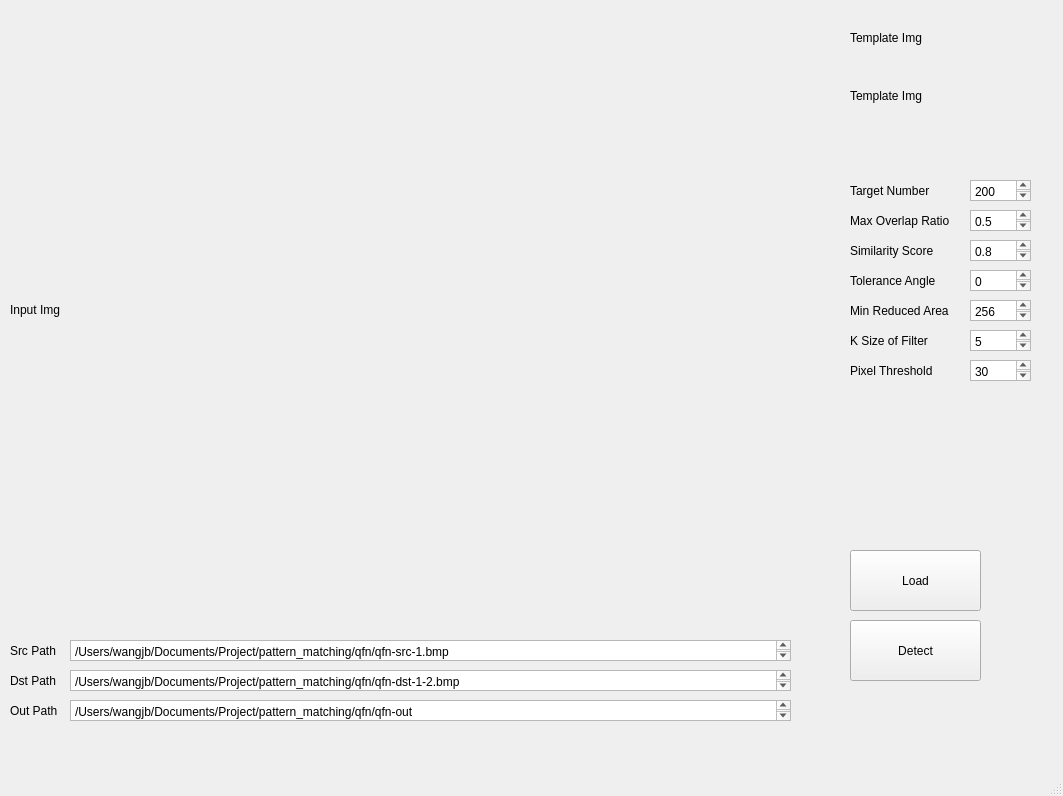
<?xml version="1.0" encoding="UTF-8"?>
<ui version="4.0">
 <class>MainWindow</class>
 <widget class="QMainWindow" name="MainWindow">
  <property name="geometry">
   <rect>
    <x>0</x>
    <y>0</y>
    <width>1063</width>
    <height>796</height>
   </rect>
  </property>
  <property name="windowTitle">
   <string>MainWindow</string>
  </property>
  <widget class="QWidget" name="centralwidget">
   <widget class="QPushButton" name="detect">
    <property name="geometry">
     <rect>
      <x>850</x>
      <y>620</y>
      <width>131</width>
      <height>61</height>
     </rect>
    </property>
    <property name="text">
     <string>Detect</string>
    </property>
   </widget>
   <widget class="QLabel" name="label">
    <property name="geometry">
     <rect>
      <x>10</x>
      <y>10</y>
      <width>801</width>
      <height>600</height>
     </rect>
    </property>
    <property name="text">
     <string>Input Img</string>
    </property>
   </widget>
   <widget class="QPlainTextEdit" name="plainTextEdit">
    <property name="geometry">
     <rect>
      <x>970</x>
      <y>180</y>
      <width>61</width>
      <height>21</height>
     </rect>
    </property>
    <property name="plainText">
     <string>200</string>
    </property>
   </widget>
   <widget class="QLabel" name="label_2">
    <property name="geometry">
     <rect>
      <x>850</x>
      <y>180</y>
      <width>111</width>
      <height>21</height>
     </rect>
    </property>
    <property name="text">
     <string>Target Number </string>
    </property>
   </widget>
   <widget class="QPlainTextEdit" name="plainTextEdit_2">
    <property name="geometry">
     <rect>
      <x>70</x>
      <y>640</y>
      <width>721</width>
      <height>21</height>
     </rect>
    </property>
    <property name="plainText">
     <string>/Users/wangjb/Documents/Project/pattern_matching/qfn/qfn-src-1.bmp</string>
    </property>
   </widget>
   <widget class="QPlainTextEdit" name="plainTextEdit_3">
    <property name="geometry">
     <rect>
      <x>70</x>
      <y>670</y>
      <width>721</width>
      <height>21</height>
     </rect>
    </property>
    <property name="plainText">
     <string>/Users/wangjb/Documents/Project/pattern_matching/qfn/qfn-dst-1-2.bmp</string>
    </property>
   </widget>
   <widget class="QLabel" name="label_3">
    <property name="geometry">
     <rect>
      <x>10</x>
      <y>640</y>
      <width>61</width>
      <height>21</height>
     </rect>
    </property>
    <property name="text">
     <string>Src Path</string>
    </property>
   </widget>
   <widget class="QLabel" name="label_4">
    <property name="geometry">
     <rect>
      <x>10</x>
      <y>670</y>
      <width>61</width>
      <height>21</height>
     </rect>
    </property>
    <property name="text">
     <string>Dst Path</string>
    </property>
   </widget>
   <widget class="QLabel" name="label_5">
    <property name="geometry">
     <rect>
      <x>10</x>
      <y>700</y>
      <width>61</width>
      <height>21</height>
     </rect>
    </property>
    <property name="text">
     <string>Out Path</string>
    </property>
   </widget>
   <widget class="QPlainTextEdit" name="plainTextEdit_4">
    <property name="geometry">
     <rect>
      <x>70</x>
      <y>700</y>
      <width>721</width>
      <height>21</height>
     </rect>
    </property>
    <property name="plainText">
     <string>/Users/wangjb/Documents/Project/pattern_matching/qfn/qfn-out</string>
    </property>
   </widget>
   <widget class="QPlainTextEdit" name="plainTextEdit_5">
    <property name="geometry">
     <rect>
      <x>970</x>
      <y>210</y>
      <width>61</width>
      <height>21</height>
     </rect>
    </property>
    <property name="plainText">
     <string>0.5</string>
    </property>
   </widget>
   <widget class="QLabel" name="label_6">
    <property name="geometry">
     <rect>
      <x>850</x>
      <y>210</y>
      <width>111</width>
      <height>21</height>
     </rect>
    </property>
    <property name="text">
     <string>Max Overlap Ratio</string>
    </property>
   </widget>
   <widget class="QPlainTextEdit" name="plainTextEdit_6">
    <property name="geometry">
     <rect>
      <x>970</x>
      <y>240</y>
      <width>61</width>
      <height>21</height>
     </rect>
    </property>
    <property name="plainText">
     <string>0.8</string>
    </property>
   </widget>
   <widget class="QLabel" name="label_7">
    <property name="geometry">
     <rect>
      <x>850</x>
      <y>240</y>
      <width>111</width>
      <height>21</height>
     </rect>
    </property>
    <property name="text">
     <string>Similarity Score</string>
    </property>
   </widget>
   <widget class="QPlainTextEdit" name="plainTextEdit_7">
    <property name="geometry">
     <rect>
      <x>970</x>
      <y>270</y>
      <width>61</width>
      <height>21</height>
     </rect>
    </property>
    <property name="plainText">
     <string>0</string>
    </property>
   </widget>
   <widget class="QLabel" name="label_8">
    <property name="geometry">
     <rect>
      <x>850</x>
      <y>270</y>
      <width>111</width>
      <height>21</height>
     </rect>
    </property>
    <property name="text">
     <string>Tolerance Angle</string>
    </property>
   </widget>
   <widget class="QLabel" name="label_9">
    <property name="geometry">
     <rect>
      <x>850</x>
      <y>300</y>
      <width>111</width>
      <height>21</height>
     </rect>
    </property>
    <property name="text">
     <string>Min Reduced Area</string>
    </property>
   </widget>
   <widget class="QPlainTextEdit" name="plainTextEdit_8">
    <property name="geometry">
     <rect>
      <x>970</x>
      <y>300</y>
      <width>61</width>
      <height>21</height>
     </rect>
    </property>
    <property name="plainText">
     <string>256</string>
    </property>
   </widget>
   <widget class="QPushButton" name="load">
    <property name="geometry">
     <rect>
      <x>850</x>
      <y>550</y>
      <width>131</width>
      <height>61</height>
     </rect>
    </property>
    <property name="text">
     <string>Load</string>
    </property>
   </widget>
   <widget class="QLabel" name="label_10">
    <property name="geometry">
     <rect>
      <x>850</x>
      <y>60</y>
      <width>131</width>
      <height>71</height>
     </rect>
    </property>
    <property name="text">
     <string>Template Img</string>
    </property>
   </widget>
   <widget class="QLabel" name="label_11">
    <property name="geometry">
     <rect>
      <x>850</x>
      <y>330</y>
      <width>111</width>
      <height>21</height>
     </rect>
    </property>
    <property name="text">
     <string>K Size of Filter</string>
    </property>
   </widget>
   <widget class="QPlainTextEdit" name="plainTextEdit_9">
    <property name="geometry">
     <rect>
      <x>970</x>
      <y>330</y>
      <width>61</width>
      <height>21</height>
     </rect>
    </property>
    <property name="plainText">
     <string>5</string>
    </property>
   </widget>
   <widget class="QLabel" name="label_12">
    <property name="geometry">
     <rect>
      <x>850</x>
      <y>360</y>
      <width>111</width>
      <height>21</height>
     </rect>
    </property>
    <property name="text">
     <string>Pixel Threshold</string>
    </property>
   </widget>
   <widget class="QPlainTextEdit" name="plainTextEdit_10">
    <property name="geometry">
     <rect>
      <x>970</x>
      <y>360</y>
      <width>61</width>
      <height>21</height>
     </rect>
    </property>
    <property name="plainText">
     <string>30</string>
    </property>
   </widget>
   <widget class="QLabel" name="label_13">
    <property name="geometry">
     <rect>
      <x>850</x>
      <y>30</y>
      <width>101</width>
      <height>16</height>
     </rect>
    </property>
    <property name="text">
     <string>Template Img</string>
    </property>
   </widget>
  </widget>
  <widget class="QMenuBar" name="menubar">
   <property name="geometry">
    <rect>
     <x>0</x>
     <y>0</y>
     <width>1063</width>
     <height>37</height>
    </rect>
   </property>
  </widget>
  <widget class="QStatusBar" name="statusbar"/>
 </widget>
 <resources/>
 <connections/>
</ui>
